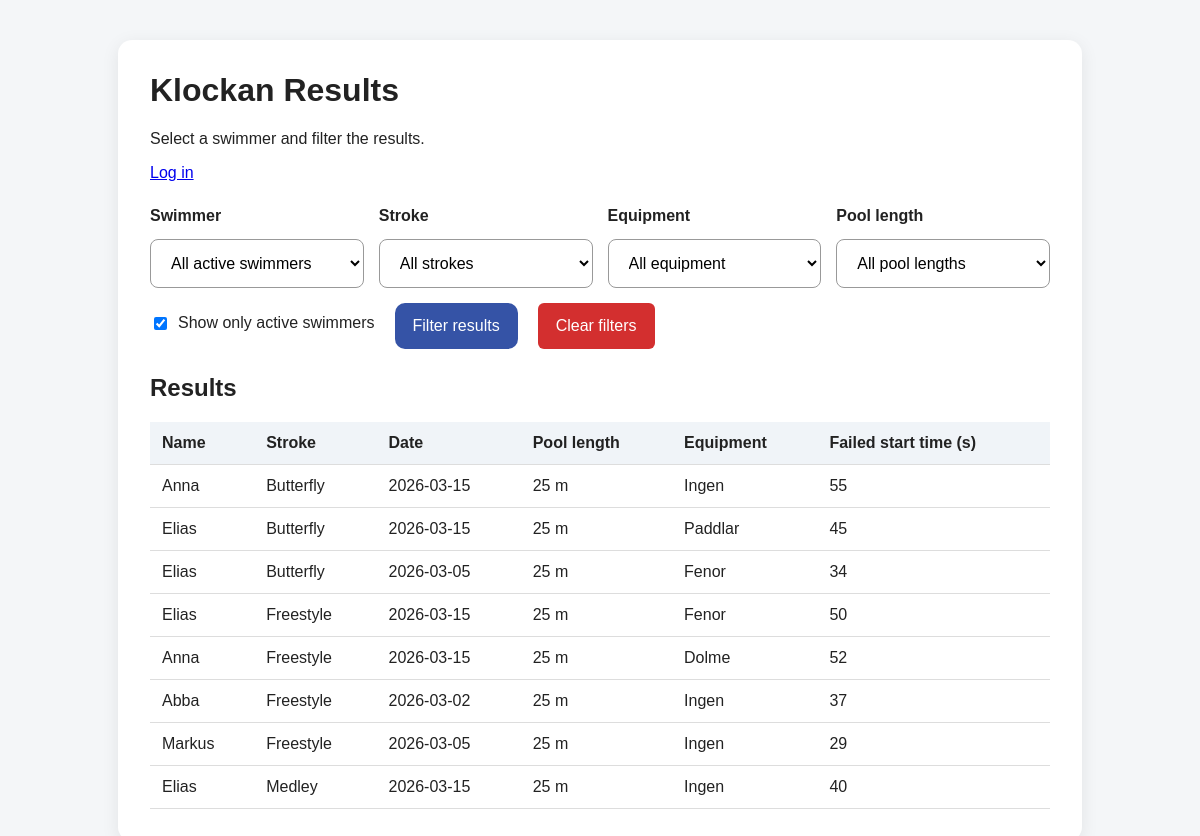
The page /?filter_applied=1&swimmer=&stroke=&equipment=&pool_length=&show_only_active=1&sort_by=stroke&sort_order=asc on the database its author committed.
### models.py (models this page shows, shortened)
class KlockanResult(db.Model):
    id = db.Column(db.Integer, primary_key=True)
    session_id = db.Column(db.Integer, db.ForeignKey("klockan_session.id"), nullable=False)
    round_number = db.Column(db.Integer, nullable=False)
    swimmer_id = db.Column(db.Integer, db.ForeignKey("swimmer.id"), nullable=False)
    stroke = db.Column(db.String(50), nullable=False)
    equipment = db.Column(db.String(50), nullable=False)
    failed_start_time = db.Column(db.Integer, nullable=False)
    __table_args__ = (
        db.UniqueConstraint("session_id", "round_number", "swimmer_id", name="unique_swimmer_per_round"),
    )

class Swimmer(db.Model):
    id = db.Column(db.Integer, primary_key=True)
    name = db.Column(db.String(100), unique=True, nullable=False)
    is_active = db.Column(db.Boolean, nullable=False, default=True)
    results = db.relationship("KlockanResult", backref="swimmer", lazy=True)

class KlockanSession(db.Model):
    id = db.Column(db.Integer, primary_key=True)
    date = db.Column(db.String(20), nullable=False)
    pool_length = db.Column(db.String(20), nullable=False)
    max_rounds = db.Column(db.Integer, nullable=False)
    results = db.relationship("KlockanResult", backref="session", lazy=True, cascade="all, delete-orphan")

### app.py (the view)
@app.route("/")
def index():
    selected_swimmer = request.args.get("swimmer", "")
    selected_stroke = request.args.get("stroke", "")
    selected_equipment = request.args.get("equipment", "")
    selected_pool_length = request.args.get("pool_length", "")
    sort_by = request.args.get("sort_by", "")
    sort_order = request.args.get("sort_order", "asc")
    filter_applied = request.args.get("filter_applied", "0") == "1"
    if filter_applied:
        show_only_active = request.args.get("show_only_active", "0") == "1"
    else:
        show_only_active = True
    swimmer_query = Swimmer.query
    if show_only_active:
        swimmer_query = swimmer_query.filter_by(is_active=True)
    swimmers = swimmer_query.order_by(Swimmer.name).all()
    results = KlockanResult.query.join(Swimmer).join(KlockanSession).all()
    filtered_results = results
    if show_only_active:
        filtered_results = [r for r in filtered_results if r.swimmer.is_active]
    if selected_swimmer:
        filtered_results = [
            result for result in filtered_results
            if result.swimmer.name == selected_swimmer
        ]
    if selected_stroke:
        filtered_results = [
            result for result in filtered_results
            if result.stroke == selected_stroke
        ]
    if selected_equipment:
        filtered_results = [
            result for result in filtered_results
            if result.equipment == selected_equipment
        ]
    if selected_pool_length:
        filtered_results = [
            result for result in filtered_results
            if result.session.pool_length == selected_pool_length
        ]
    reverse_sort = sort_order == "desc"
    if sort_by == "stroke":
        filtered_results = sorted(filtered_results, key=lambda x: x.stroke, reverse=reverse_sort)
    elif sort_by == "date":
        filtered_results = sorted(filtered_results, key=lambda x: x.session.date, reverse=reverse_sort)
    elif sort_by == "pool_length":
        filtered_results = sorted(
            filtered_results,
            key=lambda x: pool_length_sort_value(x.session.pool_length),
            reverse=reverse_sort
        )
    elif sort_by == "equipment":
        filtered_results = sorted(filtered_results, key=lambda x: x.equipment, reverse=reverse_sort)
    elif sort_by == "result":
        filtered_results = sorted(filtered_results, key=lambda x: x.failed_start_time, reverse=reverse_sort)
    return render_template(
        "index.html",
        swimmers=swimmers,
        strokes=STROKES,
        equipment_options=EQUIPMENT_OPTIONS,
        pool_lengths=POOL_LENGTHS,
        results=filtered_results,
        selected_swimmer=selected_swimmer,
        selected_stroke=selected_stroke,
        selected_equipment=selected_equipment,
        selected_pool_length=selected_pool_length,
        sort_by=sort_by,
        sort_order=sort_order,
        show_only_active=show_only_active,
    )

### templates/index.html (shortened to what this page needs)
<!DOCTYPE html>
<html lang="en">
<head>
    <link rel="stylesheet" href="{{ url_for('static', filename='style.css') }}">
</head>
<body>
    <div class="container">
        <h1>Klockan Results</h1>
        <p>Select a swimmer and filter the results.</p>
        <p>
            {% if current_user.is_authenticated %}
                <a href="{{ url_for('add_swimmers') }}">Add swimmers</a> |
                <a href="{{ url_for('manage_swimmers') }}">Manage swimmers</a> |
                <a href="{{ url_for('add_klockan_session') }}">Add Klockan session</a> |
                <a href="{{ url_for('manage_sessions') }}">Manage sessions</a> |
                <a href="{{ url_for('logout') }}">Log out</a>
            {% else %}
                <a href="{{ url_for('login') }}">Log in</a>
            {% endif %}
        </p>
        <form method="GET" class="filter-form">
            <div class="filter-dropdowns">
                <div class="form-group">
                    <label for="swimmer">Swimmer</label>
                    <select name="swimmer" id="swimmer">
                        <option value="">{% if show_only_active %}All active swimmers{% else %}All swimmers{% endif %}</option>
                    </select>
                </div>
                <div class="form-group">
                    <label for="stroke">Stroke</label>
                    <select name="stroke" id="stroke">
                        <option value="">All strokes</option>
                    </select>
                </div>
                <div class="form-group">
                    <label for="equipment">Equipment</label>
                    <select name="equipment" id="equipment">
                        <option value="">All equipment</option>
                    </select>
                </div>
                <div class="form-group">
                    <label for="pool_length">Pool length</label>
                    <select name="pool_length" id="pool_length">
                        <option value="">All pool lengths</option>
                    </select>
                </div>
            </div>
            <div class="filter-actions">
                <label class="checkbox-label">
                    <input type="checkbox" name="show_only_active" value="1"
                        {% if show_only_active %}checked{% endif %}>
                    Show only active swimmers
                </label>
                <button type="submit">Filter results</button>
                <a href="{{ url_for('index') }}" class="clear-button">Clear filters</a>
            </div>
        </form>
        <h2>Results</h2>
        {% if results %}
            <table>
                <thead>
                    <tr>
                        <th>Name</th>
                        <th>
                            <a href="{{ url_for('index',
                                filter_applied=1,
                                swimmer=selected_swimmer,
                                stroke=selected_stroke,
                                equipment=selected_equipment,
                                pool_length=selected_pool_length,
                                show_only_active=1 if show_only_active else 0,
                                sort_by='stroke',
                                sort_order='desc' if sort_by == 'stroke' and sort_order == 'asc' else 'asc') }}">
                                Stroke
                            </a>
                        </th>
                        <th>
                            <a href="{{ url_for('index',
                                filter_applied=1,
                                swimmer=selected_swimmer,
                                stroke=selected_stroke,
                                equipment=selected_equipment,
                                pool_length=selected_pool_length,
                                show_only_active=1 if show_only_active else 0,
                                sort_by='date',
                                sort_order='desc' if sort_by == 'date' and sort_order == 'asc' else 'asc') }}">
                                Date
                            </a>
                        </th>
                        <th>
                            <a href="{{ url_for('index',
                                filter_applied=1,
                                swimmer=selected_swimmer,
                                stroke=selected_stroke,
                                equipment=selected_equipment,
                                pool_length=selected_pool_length,
                                show_only_active=1 if show_only_active else 0,
                                sort_by='pool_length',
                                sort_order='desc' if sort_by == 'pool_length' and sort_order == 'asc' else 'asc') }}">
                                Pool length
                            </a>
                        </th>
                        <th>
                            <a href="{{ url_for('index',
                                filter_applied=1,
                                swimmer=selected_swimmer,
                                stroke=selected_stroke,
                                equipment=selected_equipment,
                                pool_length=selected_pool_length,
                                show_only_active=1 if show_only_active else 0,
                                sort_by='equipment',
                                sort_order='desc' if sort_by == 'equipment' and sort_order == 'asc' else 'asc') }}">
                                Equipment
                            </a>
                        </th>
                        <th>
                            <a href="{{ url_for('index',
                                filter_applied=1,
                                swimmer=selected_swimmer,
                                stroke=selected_stroke,
                                equipment=selected_equipment,
                                pool_length=selected_pool_length,
                                show_only_active=1 if show_only_active else 0,
                                sort_by='result',
                                sort_order='desc' if sort_by == 'result' and sort_order == 'asc' else 'asc') }}">
                                Failed start time (s)
                            </a>
                        </th>
                    </tr>
                </thead>
                <tbody>
                    {% for result in results %}
                        <tr>
                            <td>{{ result.swimmer.name }}</td>
                            <td>{{ result.stroke }}</td>
                            <td>{{ result.session.date }}</td>
                            <td>{{ result.session.pool_length }}</td>
                            <td>{{ result.equipment }}</td>
                            <td>{{ result.failed_start_time }}</td>
                        </tr>
                    {% endfor %}
                </tbody>
            </table>
        {% else %}
            <p>No results match the selected filters.</p>
        {% endif %}
    </div>
</body>
</html>

### static/style.css (style rules this page uses)
body { font-family: Arial, sans-serif; background: #f4f6f8; color: #222; margin: 0; padding: 0; }
.container { max-width: 1000px; margin: 40px auto; background: white; padding: 30px; border-radius: 10px; box-shadow: 0 2px 10px rgba(0, 0, 0, 0.08); }
h1, h2 { margin-top: 0; }
.filter-form { margin: 25px 0; }
.filter-dropdowns { display: grid; grid-template-columns: repeat(4, 1fr); gap: 15px; margin-bottom: 15px; }
.filter-actions { display: flex; align-items: center; gap: 20px; }
.checkbox-label { font-weight: normal; display: flex; align-items: center; gap: 8px; cursor: pointer; }
.form-group { display: flex; flex-direction: column; }
label { margin-bottom: 6px; font-weight: bold; }
select, button { padding: 10px; font-size: 1rem; }
button { background: #0d47a1; color: white; border: none; border-radius: 6px; cursor: pointer; }
table { width: 100%; border-collapse: collapse; margin-top: 15px; }
th, td { padding: 12px; border-bottom: 1px solid #ddd; text-align: left; }
th { background: #f0f4f8; }
th a { color: inherit; text-decoration: none; font-weight: bold; }
input, select, button { padding: 10px; font-size: 1rem; }
.container { max-width: 900px; margin: 40px auto; background: white; padding: 32px; border-radius: 14px; box-shadow: 0 4px 18px rgba(0, 0, 0, 0.08); }
.form-group { display: flex; flex-direction: column; gap: 8px; }
input, select { padding: 14px 16px; font-size: 1rem; border: 1px solid #999; border-radius: 8px; background: white; }
button { padding: 14px 18px; font-size: 1rem; border: none; border-radius: 10px; background: #3553a6; color: white; cursor: pointer; }
.clear-button { background: #d32f2f; color: white; border: none; border-radius: 6px; padding: 14px 18px; font-size: 1rem; cursor: pointer; text-decoration: none; display: inline-block; white-space: nowrap; }

### rows shown on the page
KlockanResult: swimmer.name "Anna", stroke "Butterfly", session "2026-03-15", session.pool_length "25 m", equipment "Ingen", failed_start_time "55"
KlockanResult: swimmer.name "Elias", stroke "Butterfly", session "2026-03-15", session.pool_length "25 m", equipment "Paddlar", failed_start_time "45"
KlockanResult: swimmer.name "Elias", stroke "Butterfly", session "2026-03-05", session.pool_length "25 m", equipment "Fenor", failed_start_time "34"
KlockanResult: swimmer.name "Elias", stroke "Freestyle", session "2026-03-15", session.pool_length "25 m", equipment "Fenor", failed_start_time "50"
KlockanResult: swimmer.name "Anna", stroke "Freestyle", session "2026-03-15", session.pool_length "25 m", equipment "Dolme", failed_start_time "52"
KlockanResult: swimmer.name "Abba", stroke "Freestyle", session "2026-03-02", session.pool_length "25 m", equipment "Ingen", failed_start_time "37"
KlockanResult: swimmer.name "Markus", stroke "Freestyle", session "2026-03-05", session.pool_length "25 m", equipment "Ingen", failed_start_time "29"
KlockanResult: swimmer.name "Elias", stroke "Medley", session "2026-03-15", session.pool_length "25 m", equipment "Ingen", failed_start_time "40"
